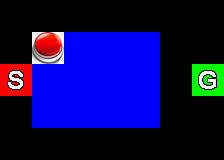

A level layout from a 2D game, rendered from its tile map. Below: a short description, then the map file with its tile-grid data intact:
An orthogonal 7x5 tile map with 32x32 px tiles, 2 tile layers (Tile Layer 1, Tile Layer 2).

<map version="1.0" orientation="orthogonal" width="7" height="5" tilewidth="32" tileheight="32">
 <tileset firstgid="1" name="ReplicaTileset" tilewidth="32" tileheight="32">
  <image source="ReplicaTileset.png" width="320" height="32" />
 </tileset>
 <layer name="Tile Layer 1" width="7" height="5">
  <data>
   <tile gid="1" />
   <tile gid="1" />
   <tile gid="1" />
   <tile gid="1" />
   <tile gid="1" />
   <tile gid="1" />
   <tile gid="1" />
   <tile gid="1" />
   <tile gid="5" />
   <tile gid="5" />
   <tile gid="5" />
   <tile gid="5" />
   <tile gid="1" />
   <tile gid="1" />
   <tile gid="1" />
   <tile gid="5" />
   <tile gid="5" />
   <tile gid="5" />
   <tile gid="5" />
   <tile gid="1" />
   <tile gid="1" />
   <tile gid="1" />
   <tile gid="5" />
   <tile gid="5" />
   <tile gid="5" />
   <tile gid="5" />
   <tile gid="1" />
   <tile gid="1" />
   <tile gid="1" />
   <tile gid="1" />
   <tile gid="1" />
   <tile gid="1" />
   <tile gid="1" />
   <tile gid="1" />
   <tile gid="1" />
  </data>
 </layer>
 <layer name="Tile Layer 2" width="7" height="5">
  <data>
   <tile gid="0" />
   <tile gid="0" />
   <tile gid="0" />
   <tile gid="0" />
   <tile gid="0" />
   <tile gid="0" />
   <tile gid="0" />
   <tile gid="0" />
   <tile gid="4" />
   <tile gid="0" />
   <tile gid="0" />
   <tile gid="0" />
   <tile gid="0" />
   <tile gid="0" />
   <tile gid="2" />
   <tile gid="0" />
   <tile gid="0" />
   <tile gid="0" />
   <tile gid="0" />
   <tile gid="0" />
   <tile gid="3" />
   <tile gid="0" />
   <tile gid="0" />
   <tile gid="0" />
   <tile gid="0" />
   <tile gid="0" />
   <tile gid="0" />
   <tile gid="0" />
   <tile gid="0" />
   <tile gid="0" />
   <tile gid="0" />
   <tile gid="0" />
   <tile gid="0" />
   <tile gid="0" />
   <tile gid="0" />
  </data>
 </layer>
</map>
